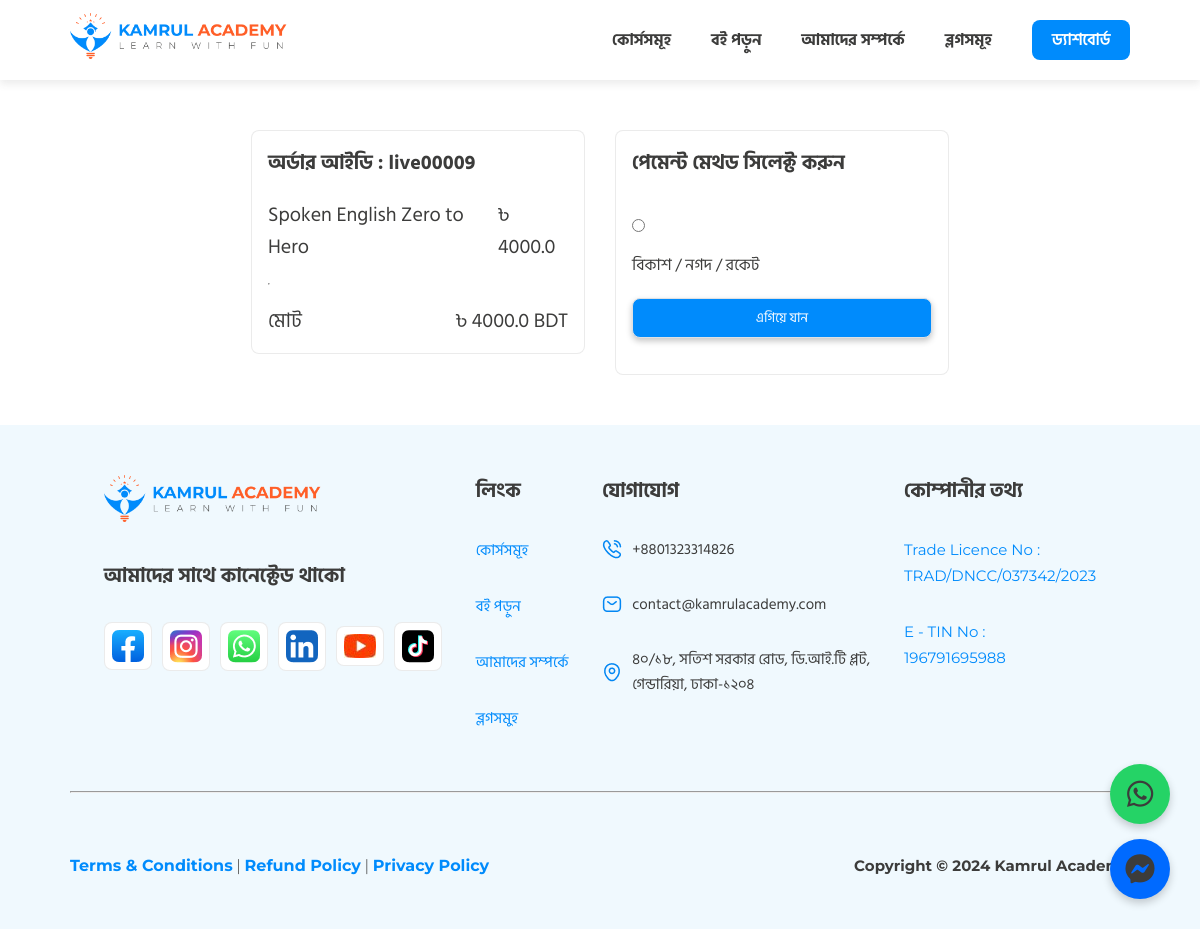
Screenshot of /checkout/live00009 (signed in) with the database file from the repository.
### ka_main/models.py (models this page shows)
class LiveCourse(models.Model):
    id = models.CharField(max_length=30,primary_key=True,default="001")
    title = models.CharField(max_length=50,null=True,blank=True)
    preface = models.CharField(max_length=100,null=True,blank=True)
    description = models.TextField(null=True,blank=True)
    banner = models.ImageField(upload_to="media/images/recorded/",null=True,blank=True)
    batch_no = models.CharField(max_length=4,null=True,blank=True)
    seats_remain = models.CharField(max_length=4,null=True,blank=True)
    days_remain = models.CharField(max_length=4,null=True,blank=True)
    total_student = models.CharField(max_length=10,null=True,blank=True)
    total_modules = models.CharField(max_length=4,null=True,blank=True)
    total_classes = models.CharField(max_length=4,null=True,blank=True)
    total_hours = models.CharField(max_length=4,null=True,blank=True)
    total_pdfs = models.CharField(max_length=4,null=True,blank=True)
    total_quizes = models.CharField(max_length=4,null=True,blank=True)
    mentor = models.ForeignKey(Mentor,on_delete=models.CASCADE,null=True)
    for_index = models.BooleanField(default=False)
    softwares = models.TextField(null=True,blank=True)
    learningoutcome1 = models.TextField(null=True,blank=True)
    learningoutcome2 = models.TextField(null=True,blank=True)
    forwhom1 = models.TextField(null=True,blank=True)
    forwhom2 = models.TextField(null=True,blank=True)
    opportunities = models.TextField(null=True,blank=True)
    fee = models.FloatField(default=0.0)
    fee_per_month = models.FloatField(default=0.0)
    fee_bangla = models.CharField(max_length=20,null=True,blank=True)
    fee_per_month_bangla = models.CharField(max_length=20,null=True,blank=True)

### ka_main/views.py (the view, shortened to what this page needs)
# urls.py: path("checkout/<str:pk>",views.checkout,name="checkout"),
@login_required(login_url="/sign-up/")
def checkout(request,pk):
    try:
        try:
            instance = RecordedCourse.objects.get(id=pk)
            bookinstance = False
        except:
            instance = LiveCourse.objects.get(id=pk)
            bookinstance = False
    except:
        instance = Book.objects.get(bookid=pk)
        bookinstance = True
    amount = instance.fee
    title = instance.title
    id=pk
    context={
        'amount': amount,
        'title': title,
        'id': id,
    }
    return render(request,"ka_main/checkout.html",context)

### ka_main/templates/ka_main/checkout.html (shortened to what this page needs)
{% extends 'ka_main/base.html' %}
{% load static %}
{% block body %}
    <div class="container">
        <div class="checkout">
            <div class="product">
                <span class="bn-bold small">অর্ডার আইডি : {{ id }}</span>
                <div>
                    <span class="bn-regular small">{{ title }}</span>
                    <span class="bn-regular small">&#2547; {{ amount }}</span>
                </div>
                <hr>
                <div>
                    <span class="bn-regular small">মোট</span>
                    <span class="bn-regular small">&#2547; {{ amount }} BDT</span>
                </div>
            </div>
            <div class="payment">
                <span class="bn-bold small">পেমেন্ট মেথড সিলেক্ট করুন</span>
                <form action="{% url 'checkout' pk=id %}" method="POST">
                    <input type="radio" name="payment" id="inputfield 2" class="inputfieldd" value="others" placeholder="অন্যান্য">
                    <label for="2">বিকাশ / নগদ / রকেট</label>
                    <input type="submit" value="এগিয়ে যান" id="inputfield" class="inputfield btn">
                </form>
            </div>
        </div>
    </div>
{% endblock %}

### static/css/main_web.css (style rules this page uses)
:root { --light-color : #FFFFFF; --dark-color: #3C3C3B; --primary-color: #008BFC; --secondary-color: #FF5E27; --app-bg-color: #F9F9F9; }
.small { font-size: 20px; }
.bn-bold { font-family: 'BanglaBold',sans-serif; }
.bn-regular { font-family: 'BanglaRegular',sans-serif; }
html { margin: 0px; padding: 0px; }
*, body { padding: 0; margin: 0; box-sizing: border-box; font-family: 'BanglaRegular',sans-serif; color: var(--dark-color); }
.container { margin: 0px 100px; }
#inputfield { font-family: 'BanglaRegular',sans-serif; }
form { margin: 20px 0px; display: flex; flex-direction: column; gap: 20px; justify-content: center; align-items: center; }
.inputfield { font-family: 'EnglishLight',sans-serif; width: 300px; background-color: var(--light-color); padding: 15px; border: 0.3px solid rgba(60, 60, 59, 0.1); border-radius: 10px; box-shadow: 0 3px 6px rgba(0, 0, 0, 0.23); }
@media screen and (max-width:1300px) { .container { margin: 0px 70px; } }
.checkout { padding: 50px; display: flex; gap: 30px; justify-content: center; align-items: flex-start; }
.checkout > .product , .checkout > .payment { display: flex; flex-direction: column; gap: 20px; align-items: flex-start; padding: 16px; border: rgba(60, 60, 59, 0.1) 0.2px solid; border-radius: 8px; background-color: var(--light-color); }
.checkout > .product > div { width: 300px; display: flex; justify-content: space-between; }
.checkout > .payment > form { display: flex; flex-direction: column; gap: 20px; align-items: flex-start; }
.checkout > .payment > form > .inputfield { width: 300px; background-color: #F4F5F7; border: #DDE1E5 0.2px solid; border-radius: 8px; padding: 8px; }
.checkout > .payment > form > .btn { background-color: var(--primary-color); color: var(--light-color); }

### rows the page displays
LiveCourse: id "live00009", title "Spoken English Zero to Hero", fee "4000.0"
